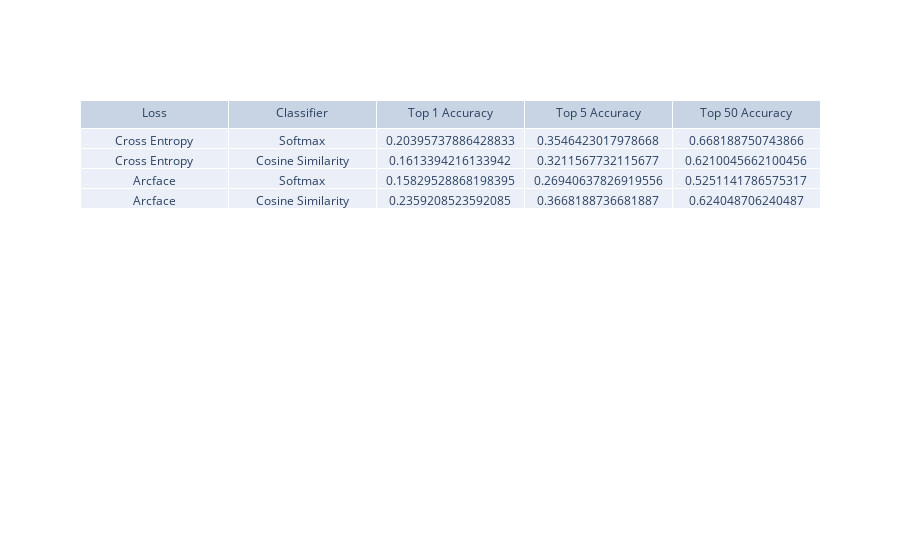

Notebook cell for this chart:
### Code cell
eval_table = go.Figure(
    data=[
        go.Table(
            header={"values": ["Loss", "Classifier", "Top 1 Accuracy", "Top 5 Accuracy", "Top 50 Accuracy"]},
            cells={
                "values": [
                    ["Cross Entropy", "Cross Entropy", "Arcface", "Arcface"],
                    ["Softmax", "Cosine Similarity", "Softmax", "Cosine Similarity"],
                    [
                        softmax_cross_entropy_eval_results["top_1_accuracy"],
                        softmax_similarity_eval_results["top_1_accuracy"],
                        arcface_cross_entropy_eval_results["top_1_accuracy"],
                        arcface_similarity_eval_results["top_1_accuracy"]
                    ],
                    [
                        softmax_cross_entropy_eval_results["top_5_accuracy"],
                        softmax_similarity_eval_results["top_5_accuracy"],
                        arcface_cross_entropy_eval_results["top_5_accuracy"],
                        arcface_similarity_eval_results["top_5_accuracy"]
                    ],
                    [
                        softmax_cross_entropy_eval_results["top_50_accuracy"],
                        softmax_similarity_eval_results["top_50_accuracy"],
                        arcface_cross_entropy_eval_results["top_50_accuracy"],
                        arcface_similarity_eval_results["top_50_accuracy"]
                    ],
                ]
            }
        )
    ]
)

eval_table.show()

### Figure 1 — Plotly figure (JSON) as saved in the notebook; plotly's stock layout.template omitted (floating-point values rounded to 4 significant figures)
{"data": [{"cells": {"values": [["Cross Entropy", "Cross Entropy", "Arcface", "Arcface"], ["Softmax", "Cosine Similarity", "Softmax", "Cosine Similarity"], [0.204, 0.1613, 0.1583, 0.2359], [0.3546, 0.3212, 0.2694, 0.3668], [0.6682, 0.621, 0.5251, 0.624]]}, "header": {"values": ["Loss", "Classifier", "Top 1 Accuracy", "Top 5 Accuracy", "Top 50 Accuracy"]}, "type": "table"}], "layout": {}}
